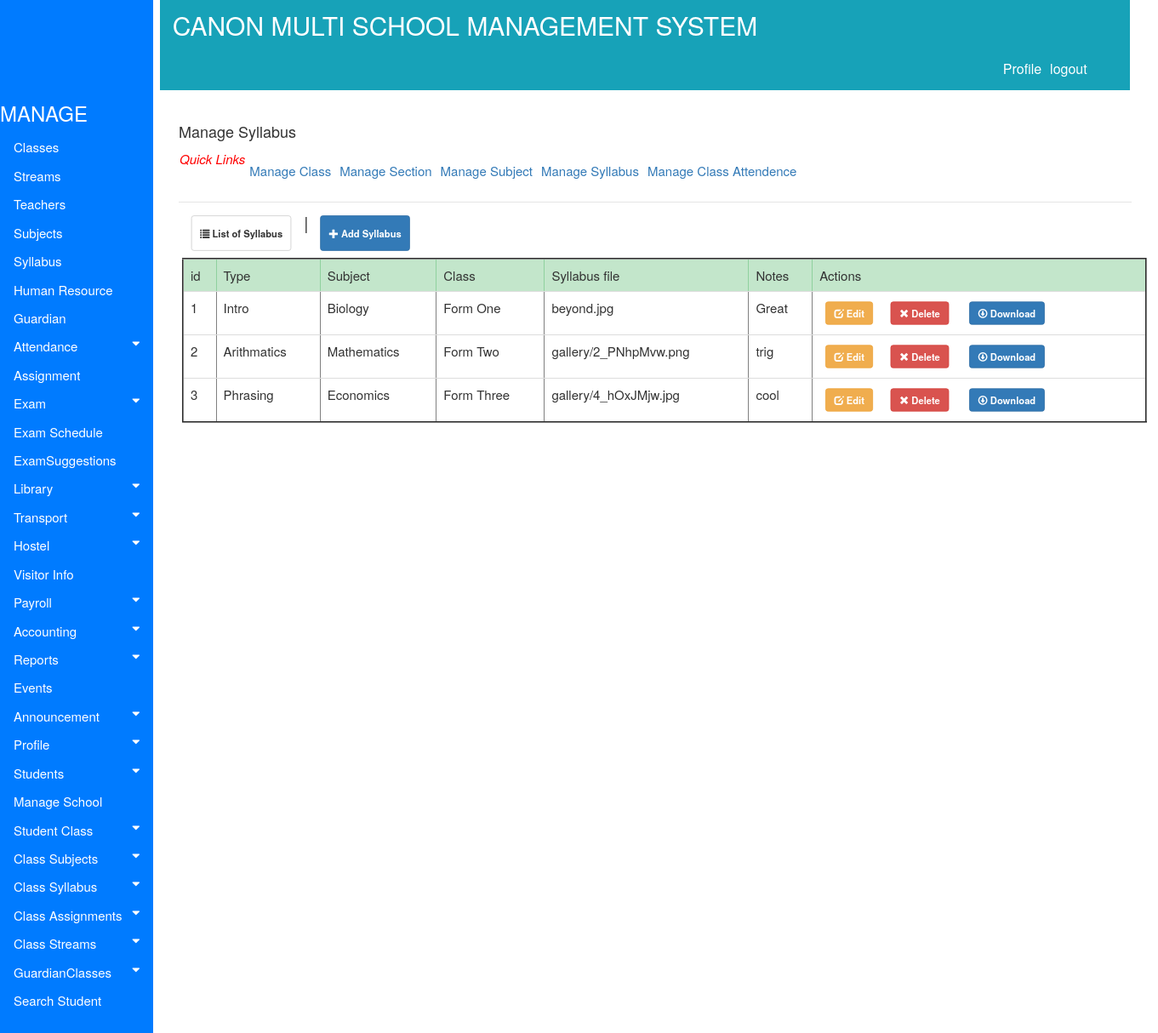
The page /accounts/viewsyllabus on the database its author committed.
### accounts/models.py (models this page shows, shortened)
class Syllabus(models.Model):
    SyllabusType = models.CharField(max_length=130)
    Class = models.ForeignKey(Classinformation, on_delete=models.PROTECT, blank=True, null=True)
    Subject = models.ForeignKey(Subjects, on_delete=models.PROTECT, blank=True, null=True)
    Syllabus = models.FileField(upload_to="gallery", default="text")
    Notes = models.TextField(max_length=100)

class Subjects(models.Model):
    choices = (('Compulsory','Compulsory'),('Optional','Optional'))
    Subjectname = models.CharField(max_length=130)
    Subjectcode = models.CharField(max_length=130)
    Author = models.CharField(max_length=130)
    Class = models.ForeignKey(Classinformation, on_delete=models.PROTECT, blank=True, null=True)
    SubjectTeacher = models.ForeignKey(TeachersInformation, on_delete=models.PROTECT, blank=True, null=True)
    Type = models.CharField(max_length=130, choices=choices, blank=False)
    OtherNotes = models.TextField(max_length=200, blank=True)
    def __str__(self):
        return self.Subjectname

class Classinformation(models.Model):
    School = models.ForeignKey(School, on_delete=models.PROTECT, blank=True, null=True)
    nameclass= (('Form_One','Form_One'), ('Form_Two', 'Form_Two'),('Form_Three','Form_Three'), ('Form_Four', 'Form_Four'),
    ('Form_Five_Arts','Form_Five_Arts'), ('Form_Five_Sciences', 'Form_Five_Sciences'),
    ('Form_Five_Six','Form_Six_Arts'), ('Form_Six_Sciences', 'Form_Six_Sciences'))
    ClassName = models.CharField(max_length=130, choices=nameclass, blank=False)
    ClassTeacher = models.ForeignKey(TeachersInformation, on_delete=models.PROTECT, blank=True, null=True)
    TotalStudents = models.CharField(max_length=30, blank=True)
    NumberOfSections = models.CharField(max_length=30, blank=True)
    def __str__(self):
        return self.ClassName

### accounts/views.py (the view)
def viewsyllabus(request):
    all_info = Syllabus.objects.all()
    context={'all_info':all_info}
    return render(request, 'accounts/Syllabus/viewsyllabus.html', context)

### accounts/templates/accounts/Syllabus/viewsyllabus.html
{% extends 'base.html' %}
{% block body %}
<div class="container" style="margin-left: 200px;font-size: 20px; padding: 0px 10px;">
  <br><h4>Manage Syllabus</h4>
  <nav class="nav navbar-expand" style="font-size:15px; padding: 1px 1px 1px 1px">
    <ul class="navbar-nav mr-auto">
      <i style="font-size: 15px; color:red;">Quick Links</i>
      <li class="nav-item">
        <a class="nav-link" href="{% url 'viewclassinformation'%}">Manage Class</a>
      </li>
      <li class="nav-item">
        <a class="nav-link" href="{% url 'viewsectioninformation'%}">Manage Section</a>
      </li>
      <li class="nav-item">
        <a class="nav-link" href="{% url 'viewsubjects'%}">Manage Subject</a>
      </li>
      <li class="nav-item">
        <a class="nav-link" href="{% url 'viewsyllabus'%}">Manage Syllabus</a>
      </li>
      <li class="nav-item">
        <a class="nav-link" href="#">Manage Class Attendence</a>
      </li>
    </ul>
  </nav>
    <hr style=" margin-top: 1rem;margin-bottom: 1rem;border: 0;
     border-top: 1px solid rgba(0, 0, 0, 0.1);"/>
  <nav class="nav navbar-expand">
    <ul class="navbar-nav mr-auto">
      <li class="nav-item">
      <a class="btn btn-default a-btn-slide-text" href="#"><span class="glyphicon glyphicon-list" aria-hidden="true"></span>
        <span><strong>List of Syllabus</strong></span></a></li>
|
      <li class="nav-item">
      <a class="btn btn-primary a-btn-slide-text" href="{% url 'addsyllabus' %}"><span class="glyphicon glyphicon-plus" aria-hidden="true"></span>
        <span><strong>Add Syllabus</strong></span>  </a>
      </li
    </ul>
  </nav>
  <div class="container" style="margin-left:1px; font-size:15px; padding:3px">
<table class="table table-hover" border="2">
   <thead class="table-success">
     <tr>
         <td>id</td>
         <td>Type</td>
         <td>Subject</td>
         <td>Class</td>
         <td>Syllabus file</td>
         <td>Notes</td>
         <td>Actions</td>
     </tr>
   </thead>
   <tbody>
     {% if all_info %}
     {% for item in all_info %}
     <tr>
       <link href="https://maxcdn.bootstrapcdn.com/bootstrap/3.3.0/css/bootstrap.min.css" rel="stylesheet" id="bootstrap-css">
       <td>{{ item.id}}</td>
       <td>{{ item.SyllabusType}}</td>
       <td>{{ item.Subject}}</td>
       <td>{{ item.Class}}</td>
       <td>{{ item.Syllabus}}</td>
       <td>{{ item.Notes}}</td>
       <td><a class='btn btn-warning a-btn-slide-text' href="{% url 'editsyllabus' pk=item.id  %}" >
         <span  class="glyphicon glyphicon-edit" aria-hidden="true"></span>
        <span><strong>Edit</strong></span></a>
         <a  class="btn btn-danger a-btn-slide-text" href="{% url 'deletesubject' pk=item.id %}" >
          <span class="glyphicon glyphicon-remove" aria-hidden="true"></span>
          <span><strong>Delete</strong></span> </a>
           <a class='btn btn-primary a-btn-slide-text' href="#" ><span class="glyphicon glyphicon-download" aria-hidden="true"></span>
          <span><strong>Download</strong></span></a>
       </td>
        {% endfor %}
     </tr>
     {% endif %}
   </tbody>
</table>
</div>
</div>
{% endblock %}

### accounts/static/css/style.css (style rules this page uses)
.container { margin-left: 200px;font-size: 10px; padding: 0px 10px; }
body { font-family: "Lato", sans-serif; }
a.btn { -webkit-transform: scale(0.8); -moz-transform: scale(0.8); -o-transform: scale(0.8); -webkit-transition-duration: 0.5s; -moz-transition-duration: 0.5s; -o-transition-duration: 0.5s; }

### rows shown on the page
Syllabus: id "1", SyllabusType "Intro", Subject "Biology", Class "Form One", Syllabus "beyond.jpg", Notes "Great"
Syllabus: id "2", SyllabusType "Arithmatics", Subject "Mathematics", Class "Form Two", Syllabus "gallery/2_PNhpMvw.png", Notes "trig"
Syllabus: id "3", SyllabusType "Phrasing", Subject "Economics", Class "Form Three", Syllabus "gallery/4_hOxJMjw.jpg", Notes "cool"
